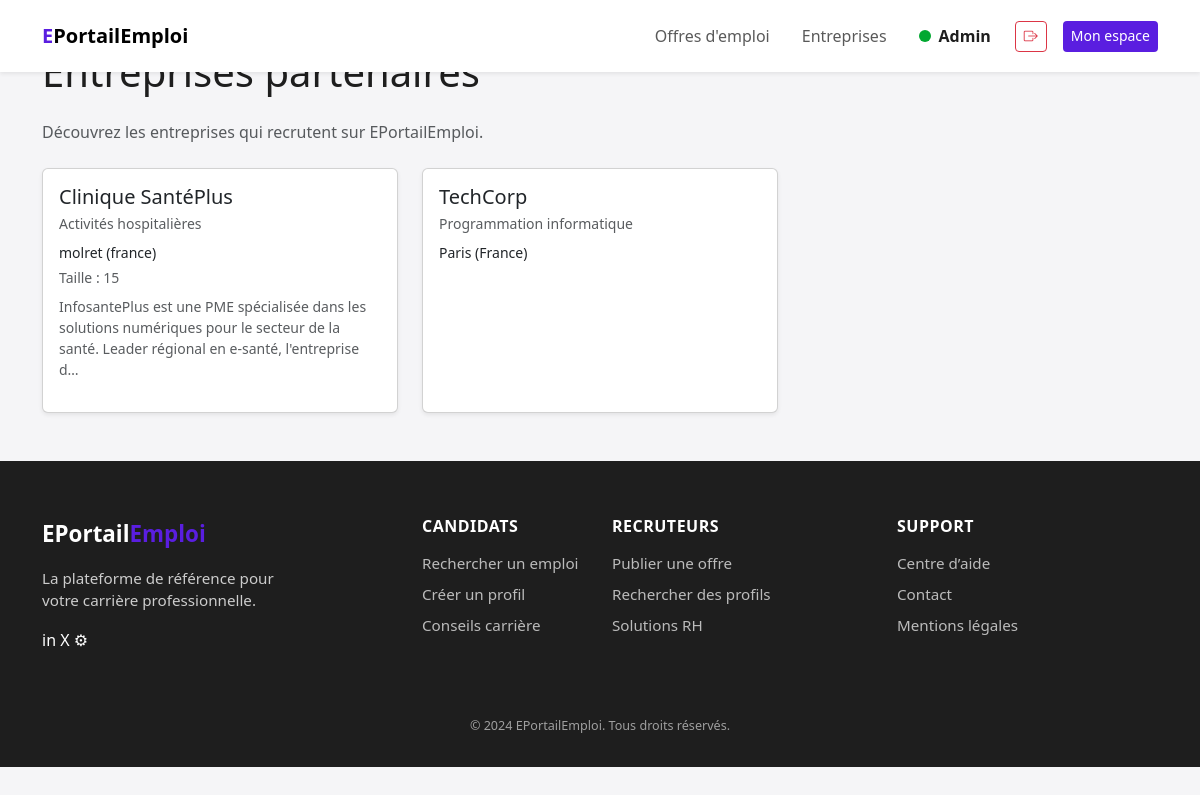
The page /entreprises (signed in) on the database its author committed.
### tables this page shows
CREATE TABLE IF NOT EXISTS `entreprises` (
  `id` int NOT NULL AUTO_INCREMENT,
  `date_inscription` timestamp NULL DEFAULT CURRENT_TIMESTAMP,
  `gestionnaire_id` int DEFAULT NULL,
  `nom` varchar(150) NOT NULL,
  `secteur_id` int NOT NULL,
  `adresse` varchar(255) NOT NULL,
  `code_postal` varchar(20) DEFAULT NULL,
  `ville` varchar(150) DEFAULT NULL,
  `pays` varchar(100) DEFAULT NULL,
  `telephone` varchar(30) DEFAULT NULL,
  `email` varchar(100) DEFAULT NULL,
  `siret` varchar(14) NOT NULL,
  `site_web` varchar(255) DEFAULT NULL,
  `taille` varchar(50) DEFAULT NULL,
  `description` text,
  `logo` varchar(255) DEFAULT NULL,
  PRIMARY KEY (`id`),
  UNIQUE KEY `siret` (`siret`),
  KEY `secteur_id` (`secteur_id`),
  KEY `fk_entreprises_gestionnaire` (`gestionnaire_id`)
);

CREATE TABLE IF NOT EXISTS `secteurs_entreprises` (
  `id` int NOT NULL AUTO_INCREMENT,
  `code` varchar(10) NOT NULL,
  `libelle` varchar(150) NOT NULL,
  `description` text,
  PRIMARY KEY (`id`),
  UNIQUE KEY `code` (`code`)
);

### app/Modules/Entreprise/EntrepriseController.php (called while the page is built, shortened)
<?php
class EntrepriseController
{
    private function makeService(): EntrepriseService
    {
        $pdo  = Database::getConnection();
        $auth = new AuthService(new AuthRepository($pdo), $pdo);
        $repo = new EntrepriseRepository($pdo);
        return new EntrepriseService($repo, $auth, $pdo);
    }
    public function Index(): void
        {
        $service     = $this->makeService();
        $entreprises = $service->listEntreprises();
        $this->renderPublic("public_list", [
            "title"       => "Gestion des entreprises",
            "entreprises" => $entreprises
        ]);
    }
    private function renderPublic(string $view, array $params = []): void
    {
        extract($params);
        require __DIR__ . "/../../../views/entreprise/{$view}.php";
        require __DIR__ . "/../../../views/layouts/main.php";
    }
}

### app/Core/Router.php (called while the page is built, shortened)
<?php
class Router
{
    private array $routes = [];
    public function get(string $path, string $action): void
    {
        $this->routes['GET'][$path] = $action;
    }
    public function post(string $path, string $action): void
    {
        $this->routes['POST'][$path] = $action;
    }
    public function run(): void
    {
        $method = $_SERVER['REQUEST_METHOD'] ?? 'GET';
        $uri    = $_SERVER['REQUEST_URI'] ?? '/';
        $path = parse_url($uri, PHP_URL_PATH) ?: '/';
        $action = $this->routes[$method][$path];
        [$class, $methodName] = explode('@', $action);
        $controller = new $class();
        $controller->$methodName();
    }
}

### public/index.php (called while the page is built, shortened)
<?php
$router = new Router();
$router->get('/', 'App\\Modules\\Home\\HomeController@index');
$router->get('/login', 'App\\Modules\\Auth\\AuthController@showLogin');
$router->post('/login', 'App\\Modules\\Auth\\AuthController@login');
$router->get('/logout', 'App\\Modules\\Auth\\AuthController@logout');
$router->get('/register/candidat', 'App\\Modules\\Auth\\AuthController@showRegisterCandidat');
$router->post('/register/candidat', 'App\\Modules\\Auth\\AuthController@registerCandidat');
$router->get('/register/entreprise', 'App\\Modules\\Auth\\AuthController@showRegisterEntreprise');
$router->post('/register/entreprise', 'App\\Modules\\Auth\\AuthController@registerEntreprise');
$router->get('/entreprises', 'App\\Modules\\Entreprise\\EntrepriseController@index');
$router->get('/admin/entreprises', 'App\\Modules\\Entreprise\\EntrepriseController@adminIndex');
$router->get('/admin/entreprises/create', 'App\\Modules\\Entreprise\\EntrepriseController@createForm');
$router->post('/admin/entreprises/create', 'App\\Modules\\Entreprise\\EntrepriseController@create');
$router->get('/admin/entreprises/edit', 'App\\Modules\\Entreprise\\EntrepriseController@editForm');
$router->post('/admin/entreprises/edit', 'App\\Modules\\Entreprise\\EntrepriseController@update');
$router->post('/admin/entreprises/delete', 'App\\Modules\\Entreprise\\EntrepriseController@delete');
$router->get('/offres', 'App\\Modules\\Offres\\OffresController@index');
$router->run();

### app/Modules/Entreprise/EntrepriseRepository.php (called while the page is built, shortened)
<?php
class EntrepriseRepository
{
    public function getAll(): array
    {
        $sql = "SELECT e.*, s.libelle AS secteur
                FROM entreprises e
                LEFT JOIN secteurs_entreprises s ON s.id = e.secteur_id
                ORDER BY e.nom ASC";
        return $this->pdo->query($sql)->fetchAll(PDO::FETCH_ASSOC);
    }
}

### app/Modules/Entreprise/EntrepriseService.php (called while the page is built, shortened)
<?php
class EntrepriseService
{
    public function listEntreprises(): array
    {
        return $this->repo->getAll();
    }
}

### views/entreprise/public_list.php (the view, shortened to what this page needs)
<section class="py-5">
    <div class="container">
        <h1 class="mb-4">Entreprises partenaires</h1>
        <p class="text-muted mb-4">
            Découvrez les entreprises qui recrutent sur EPortailEmploi.
        </p>
        <div class="row g-4">
            <?php foreach ($entreprises as $e): ?>
                <div class="col-12 col-md-6 col-lg-4">
                    <article class="card h-100 shadow-sm">
                        <div class="card-body">
                            <h2 class="h5 card-title mb-1">
                                <?= htmlspecialchars($e['nom']) ?>
                            </h2>
                            <p class="small text-muted mb-2">
                                <?= htmlspecialchars($e['secteur'] ?? 'Secteur non renseigné') ?>
                            </p>
                            <p class="small mb-1">
                                <?= htmlspecialchars($e['ville'] ?? '') ?>
                                <?php if (!empty($e['pays'])): ?>
                                    (<?= htmlspecialchars($e['pays']) ?>)
                                <?php endif; ?>
                            </p>
                            <?php if (!empty($e['taille'])): ?>
                                <p class="small text-muted mb-2">
                                    Taille : <?= htmlspecialchars($e['taille']) ?>
                                </p>
                            <?php endif; ?>
                            <?php if (!empty($e['description'])): ?>
                                <p class="small text-muted">
                                    <?= nl2br(htmlspecialchars(mb_strimwidth($e['description'], 0, 140, '…'))) ?>
                                </p>
                            <?php endif; ?>
                        </div>
                    </article>
                </div>
            <?php endforeach; ?>
        </div>
    </div>
</section>

### public/assets/css/app.css (style rules this page uses)
:root { --navbar-height: 64px; }
body { font-family: system-ui, -apple-system, BlinkMacSystemFont, "Segoe UI", sans-serif; background-color: #f5f5f7; color: #1e1e1e; }

### public/assets/css/variables.css (style rules this page uses)
:root { --color-primary-purple: #5a1ee0; --color-primary-purple-dark: #3f0d73; --color-primary-purple-light: #6f42c1; --color-primary-white: #ffffff; --color-primary-black: #1e1e1e; --color-light: #f8f9fa; --color-dark: #212529; --color-secondary-purple: #582cce; --color-secondary-green: #61d683; --color-secondary-green-dark: #01a830; --color-secondary-green-light: #9cf3b4; --color-secondary-red: #f23b3e; --color-secondary-red-dark: #e9292c; --color-secondary-redlight: #f74c4f; --color-background-grey: #e2dede; --radius-lg: 16px; --radius-md: 12px; --radius-sm: 6px; --transition-fast: 0.2s ease-in-out; --bs-primary: var(--color-primary-purple); --bs-primary-rgb: 90, 30, 224; --bs-secondary: var(--color-secondary-purple); --bs-secondary-rgb: 88, 44, 206; --bs-dark: var(--color-primary-black); --bs-light: var(--color-primary-white); }

### rows shown on the page
entreprises: nom "Clinique SantéPlus", secteur.libelle "Activités hospitalières", ville "molret", pays "france", taille "15", description "InfosantePlus est une PME spécialisée dans les solutions numériques pour le secteur de la santé. Leader régional en e-santé, l'entreprise d…"
entreprises: nom "TechCorp", secteur.libelle "Programmation informatique", ville "Paris", pays "France"

### other values the page prints
Auth::role() "Admin"
